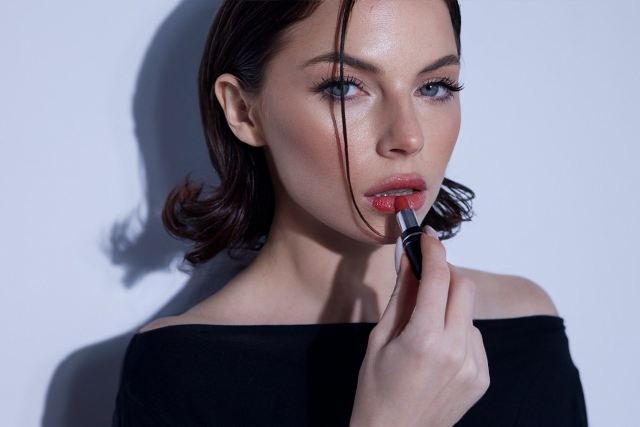
#> input picture img/nikol.jpg, 1280 x 853 px (shown at 1/2 size)
$ python images.py
#> lines starting #> are read from the running program, lines starting #| are printed output that depends on the picture
"""Generate responsive WebP variants into /assets/img. Run: python3 _build/images.py"""
import json, os
from PIL import Image
ROOT = os.path.dirname(os.path.dirname(os.path.abspath(__file__)))
OUT = os.path.join(ROOT, 'assets', 'img')
os.makedirs(OUT, exist_ok=True)
SRC = {
  'nikol-hero': ('img/nikol.jpg', [640, 1280]),
  'nikol-portrait': ('img/nikol-pavlova.jpg', [400, 800]),
  'nikol-header': ('img/nikol-header.webp', [400, 800]),
  'nikol-footer': ('img/nikol-footer.webp', [800, 1080]),
  'nikol-about': ('img/nikol-about.jpg', [400, 720]),
  'contact': ('img/portfolio/commercial-2-min.jpg', [800, 1600]),
  'wedding-prague': ('img/wedding/wedding-prague-1.png', [800, 1200]),
  'course': ('img/courses/IMG_7417.jpg', [600, 1000, 1400]),
  'brushes-hero': ('img/blog/brushes-hero.png', [640, 1280]),
  'travel-hero': ('img/blog/travel-hero.png', [640, 1280]),
  'travel-face': ('img/blog/travel-face.jpg', [320, 640]),
}
for i in range(1, 16): SRC[f'wedding-{i}'] = (f'img/wedding/wedding-{i}.png', [400, 800])
for i in range(1, 18): SRC[f'evening-{i}'] = (f'img/evening/evening-{i}.png', [400, 800])
for i in range(1, 4): SRC[f'nude-{i}'] = (f'img/nude/nude-{i}.png', [400, 800])
for i in range(1, 7): SRC[f'commercial-{i}'] = (f'img/commercial/commercial-{i}.png', [400, 800])
import glob
# new photos (2026-11): sources resized to 2000 px in img/new
for f in sorted(glob.glob(os.path.join(ROOT, 'img', 'new', '*.jpg'))):
    SRC[os.path.splitext(os.path.basename(f))[0]] = (os.path.relpath(f, ROOT), [400, 800, 1600])
for f in sorted(glob.glob(os.path.join(ROOT, 'img', 'products', '*', '*'))):
    if f.lower().endswith(('.jpg', '.jpeg', '.png', '.webp')):
        SRC['prod-' + os.path.splitext(os.path.basename(f))[0]] = (os.path.relpath(f, ROOT), [300, 600])
# brush guide: page previews rendered from the PDFs (pdftoppm -r 100), see _build/pages_guide.py
for f in sorted(glob.glob(os.path.join(ROOT, 'img', 'guide', '*.jpg'))):
    SRC['guide-' + os.path.splitext(os.path.basename(f))[0]] = (os.path.relpath(f, ROOT), [400, 800])
meta = {}
for name, (src, widths) in SRC.items():
    im = Image.open(os.path.join(ROOT, src)).convert('RGB')
#> im is the input picture: PIL image 1280x853 RGB; mean R, G, B 130.9, 127.3, 142.1
    W, H = im.size
#> W = 1280; H = 853
    out = []
    for w in widths:
        w = min(w, W)
        h = round(H * w / W)
        fn = f'{name}-{w}.webp'
        p = os.path.join(OUT, fn)
        if not os.path.exists(p):
            im.resize((w, h), Image.LANCZOS).save(p, 'WEBP', quality=78, method=6)
        out.append([w, h])
#> this loop made 2 passes
#> pass 1, `im.resize((w, h), Image.LANCZOS).save(p, 'WEBP', quality=78, method=6)`:
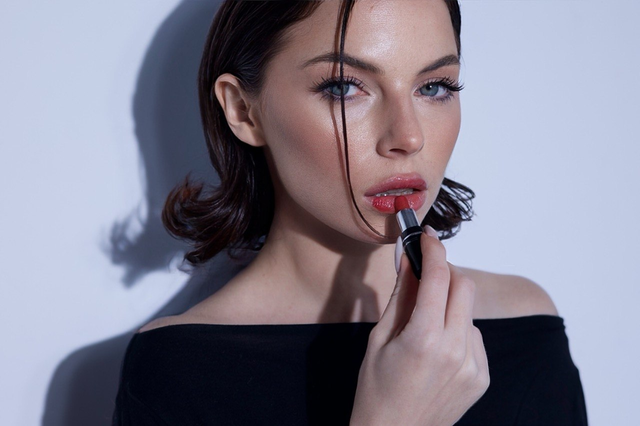
#> saved as nikol-hero-640.webp: PIL image 640x426 RGB; mean R, G, B 130.9, 127.3, 142.1
#> after the loop, out = [[640, 426], [1280, 853]]
#> (the run stopped early here; a loop or call above may not have finished)
